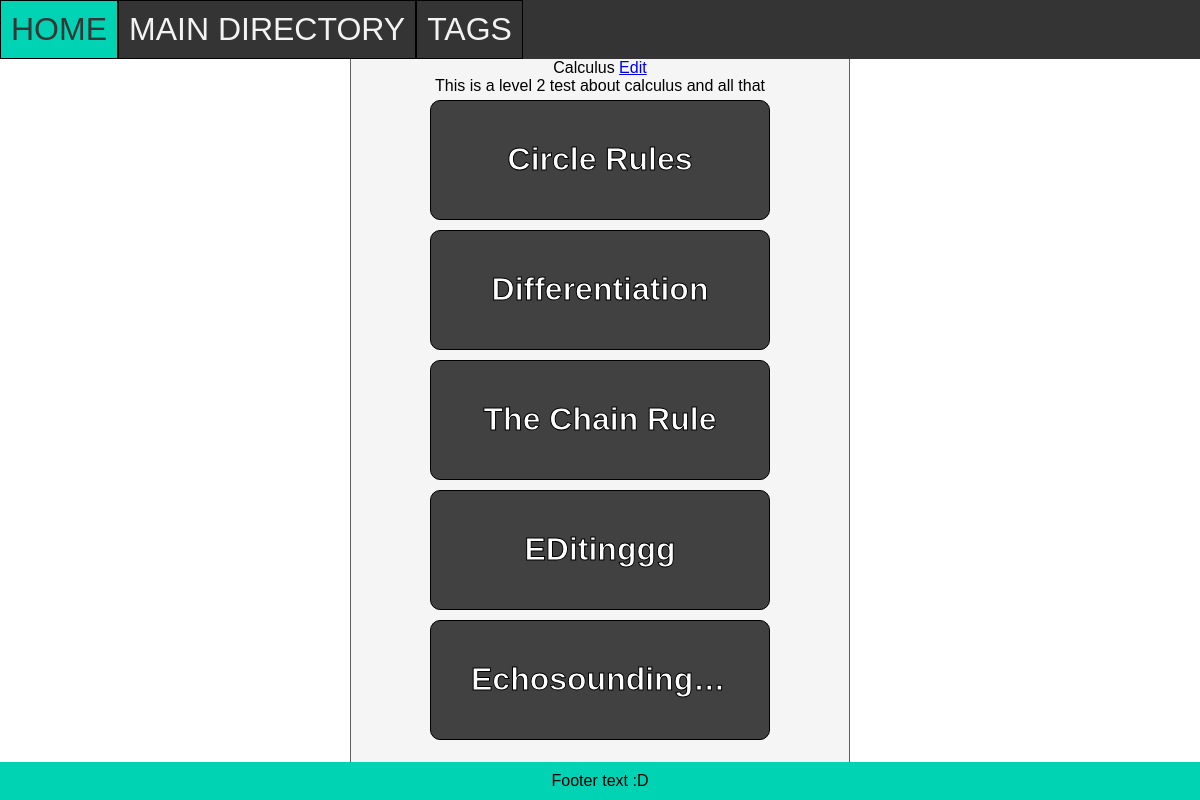
The app's page /tag/2 with its own data.
### tables this page shows
CREATE TABLE TAG (id INTEGER PRIMARY KEY AUTOINCREMENT, name STRING, info STRING);

CREATE TABLE ENTRY (id INTEGER PRIMARY KEY AUTOINCREMENT, parent_id INTEGER REFERENCES FOLDER (id), name STRING, entry STRING);

### routes.py (the view)
@app.route('/tag/<int:id>')
def tag(id):
    infoname = retrieve('SELECT name, info FROM TAG WHERE id = ?',(id,))
    entries = retrieve('SELECT id, name FROM ENTRYTAG JOIN ENTRY ON ENTRY.id = entry_id WHERE tag_id = ?', (id,))
    return render_template('pages/tag.html',infoname=infoname, entries=entries, id=id)

### routes.py (called while the page is built)
def retrieve(query, parameters=None):
    conn = sqlite3.connect('notes_app.db')
    cur = conn.cursor()
    if parameters is None:
        cur.execute(query)
    else:
        cur.execute(query, parameters)
    results = cur.fetchall()
    conn.commit()
    return results

### templates/pages/tag.html
{% extends 'base_templates/layout.html' %}
{% block content %}
<div class="title">
    {{infoname[0][0]}} <a href="/edit-tag/{{id}}">Edit</a>
</div>
<div class="description">
    {{infoname[0][1]}}
</div>
<div class="links">
    {% for entry in entries %}
    <a href="/entry/{{entry[0]}}">{{entry[1]}}</a>
    {% endfor %}
</div>
{% endblock %}

### static/css/style.css (style rules this page uses)
* { margin: 0; padding: 0; box-sizing: border-box; text-align: center; font-family: sans-serif; }
html,body { height: 100%; }
.links { display: flex; flex-direction: row; flex-wrap: wrap; justify-content: center; }
.links a { margin: 5px; padding: 40px; text-decoration: none; border:1px solid #000000; color: #ffffff; border-radius: 10px; font-size: 2em; width: 340px; height: 120px; font-weight: bold; -webkit-text-stroke: #000000 1px; overflow: hidden; text-overflow: ellipsis; white-space: nowrap; background-color: #414141; }

### records on screen
TAG: name "Calculus", info "This is a level 2 test about calculus and all that"
ENTRY: name "Circle Rules"
ENTRY: name "Differentiation"
ENTRY: name "The Chain Rule"
ENTRY: name "EDitinggg"
ENTRY: name "Echosounding…"
